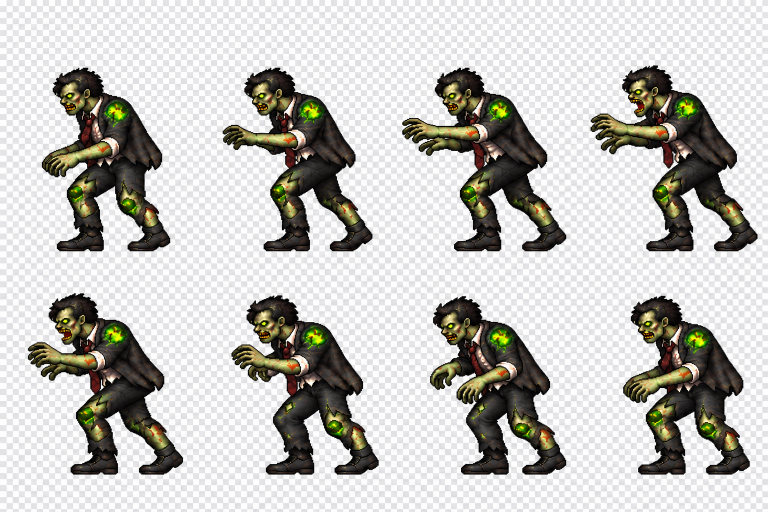
#> input picture tools/prototipo_carta/assets/caminhante_urbano_mordida_4x2_v4_raw.png, 1536 x 1024 px, found by its file name (shown at 1/2 size)
$ python -i build_runner_cycles.py   (imports and definitions only)
#> lines starting #> are read from the running program, lines starting #| are printed output that depends on the picture
"""Converte as reconstruções 4x2 em ciclos 8x1 seguros para o jogo.

O gerador deixou um halo de alfa quase invisível ao redor das figuras. A
limpeza abaixo conserva apenas pixels visíveis do ator e recompõe cada pose
numa célula com margem real, evitando que sapatos ou mãos invadam o quadro
seguinte.
"""

from __future__ import annotations

from pathlib import Path

from PIL import Image
import pygame


ROOT = Path(__file__).resolve().parents[1]
ASSETS = ROOT / "assets" / "beta4_producao"
SOURCES = ASSETS / "generated_runner_sources"
# Células mais largas acomodam a passada completa sem obrigar um quadro
# estendido a encolher. A altura corporal continua idêntica nos oito quadros.
CELL = (256, 256)
ACTOR_HEIGHT = 220


def _cell(sheet: Image.Image, column: int, row: int) -> Image.Image:
    width, height = sheet.size
    left = round(column * width / 4)
    right = round((column + 1) * width / 4)
    top = round(row * height / 2)
    bottom = round((row + 1) * height / 2)
    return sheet.crop((left, top, right, bottom))


def _clean_actor(image: Image.Image) -> Image.Image:
    image = image.convert("RGBA")
    red, green, blue, alpha = image.split()
    # O halo decorativo fica abaixo desse limiar. O contorno do pixel art é
    # opaco, portanto a silhueta não perde botas, dedos nem faixas.
    alpha = alpha.point(lambda value: value if value >= 88 else 0)
    cleaned = Image.merge("RGBA", (red, green, blue, alpha))
    # Se uma pose da linha anterior encostar matematicamente na célula atual,
    # ela ainda aparece como um componente separado. Conservamos somente a
    # silhueta corporal dominante da célula; pés e mãos legítimos permanecem
    # ligados ao ator nas reconstruções novas.
    surface = pygame.image.frombytes(cleaned.tobytes(), cleaned.size, "RGBA")
    components = pygame.mask.from_surface(surface, threshold=88).connected_components(minimum=3)
    if not components:
        raise ValueError("quadro de corredor vazio")
    main = max(components, key=lambda component: component.count())
    mask_surface = main.to_surface(
        setcolor=(255, 255, 255, 255),
        unsetcolor=(255, 255, 255, 0),
    )
    keep_alpha = Image.frombytes(
        "RGBA", cleaned.size, pygame.image.tobytes(mask_surface, "RGBA")
    ).getchannel("A")
    cleaned.putalpha(keep_alpha)
    bounds = cleaned.getbbox()
    if bounds is None:
        raise ValueError("quadro de corredor vazio")
    return cleaned.crop(bounds)


def _fit(image: Image.Image) -> Image.Image:
    actor = _clean_actor(image)
    factor = ACTOR_HEIGHT / actor.height
    size = (max(1, round(actor.width * factor)), max(1, round(actor.height * factor)))
    if size[0] > CELL[0] - 12:
        raise ValueError(
            f"passada larga demais para a célula sem alterar escala: {size[0]} px"
        )
    actor = actor.resize(size, Image.Resampling.NEAREST)
    canvas = Image.new("RGBA", CELL, (0, 0, 0, 0))
    x = (CELL[0] - actor.width) // 2
    y = CELL[1] - 13 - actor.height
    canvas.alpha_composite(actor, (x, y))
    return canvas


def _build(source_name: str, output_name: str, replacement_last: str | None = None) -> None:
#> called with output_name = 'out.png'
    source = Image.open(SOURCES / source_name).convert("RGBA")
    poses = [_cell(source, column, row) for row in range(2) for column in range(4)]
#> call 4 of _cell, with column = 3, row = 0
#> in _cell (call 4), `left = round(column * width / 4)`: left = 1152
#> in _cell (call 4), `right = round((column + 1) * width / 4)`: right = 1536
#> in _cell (call 4), `return sheet.crop((left, top, right, bottom))`:
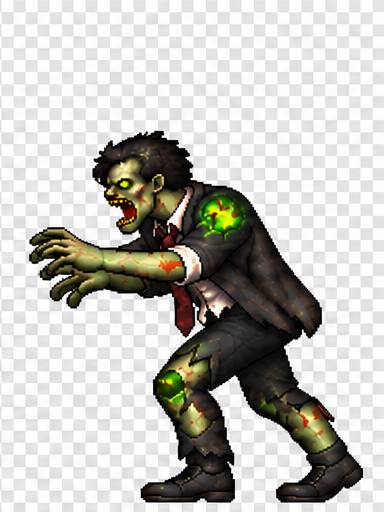
#> returned value: PIL image 384x512 RGBA; mean R, G, B, A 193.2, 191.8, 187.7, 255
#> in _cell (call 5), `left = round(column * width / 4)`: left = 0
#> in _cell (call 5), `right = round((column + 1) * width / 4)`: right = 384
#> in _cell (call 5), `top = round(row * height / 2)`: top = 512
#> in _cell (call 5), `bottom = round((row + 1) * height / 2)`: bottom = 1024
#> in _cell (call 5), `return sheet.crop((left, top, right, bottom))`:
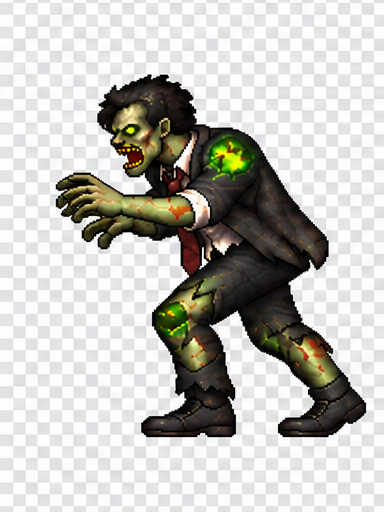
#> returned value: PIL image 384x512 RGBA; mean R, G, B, A 194.2, 192.8, 188.8, 255
#> in _cell (call 6), `left = round(column * width / 4)`: left = 384
#> in _cell (call 6), `right = round((column + 1) * width / 4)`: right = 768
#> in _cell (call 6), `return sheet.crop((left, top, right, bottom))`:
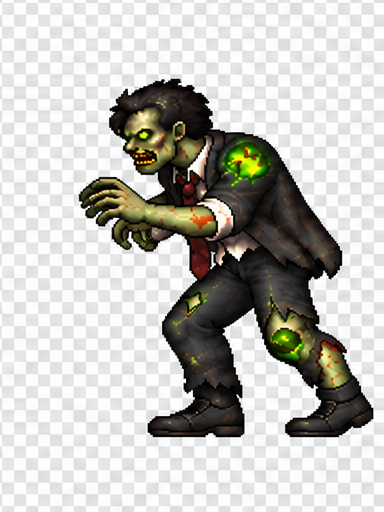
#> returned value: PIL image 384x512 RGBA; mean R, G, B, A 194, 192.7, 189.1, 255
#> in _cell (call 7), `right = round((column + 1) * width / 4)`: right = 1152
#> in _cell (call 7), `return sheet.crop((left, top, right, bottom))`:
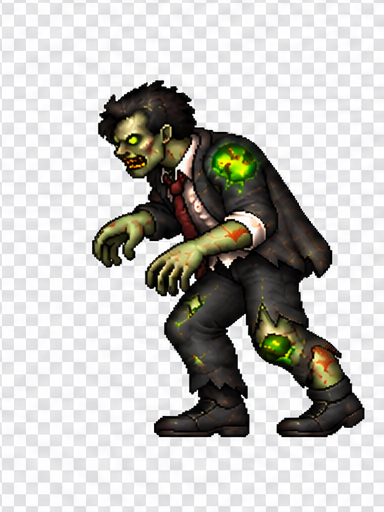
#> returned value: PIL image 384x512 RGBA; mean R, G, B, A 194.6, 193.5, 189.9, 255
#> in _cell (call 8), `right = round((column + 1) * width / 4)`: right = 1536
#> in _cell (call 8), `return sheet.crop((left, top, right, bottom))`:
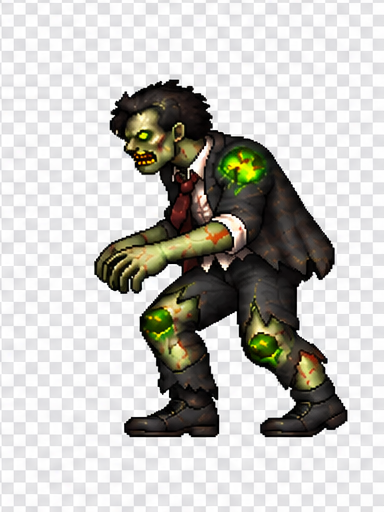
#> returned value: PIL image 384x512 RGBA; mean R, G, B, A 195.4, 194.3, 190.1, 255
#> poses = 8 items
    if replacement_last is not None:
        poses[-1] = Image.open(SOURCES / replacement_last).convert("RGBA")
    strip = Image.new("RGBA", (CELL[0] * 8, CELL[1]), (0, 0, 0, 0))
#> strip: PIL image 2048x256 RGBA; every value is 0
    for index, pose in enumerate(poses):
        strip.alpha_composite(_fit(pose), (index * CELL[0], 0))
#> this loop made 1 pass
#> pass 1, in _clean_actor, `red, green, blue, alpha = image.split()`:
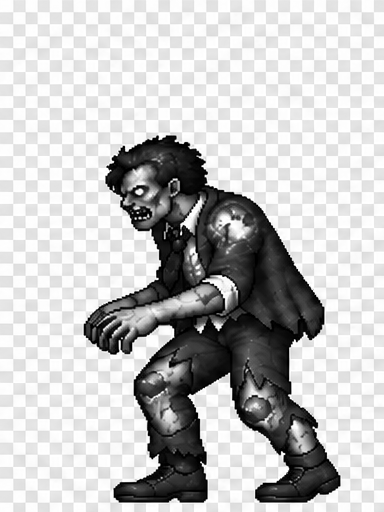
#> green: PIL image 384x512 L; min 0, max 255, mean 194.2
#> pass 1, in _clean_actor, `red, green, blue, alpha = image.split()`:
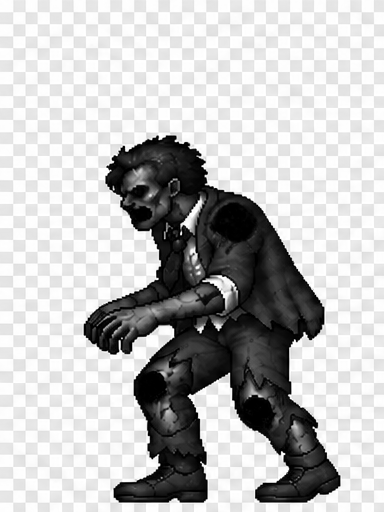
#> blue: PIL image 384x512 L; min 0, max 255, mean 189.9
    strip.save(ASSETS / output_name)


def main() -> None:
    _build(
        "city_runner_4x2_source.png",
        "corredor_cidade_corrida_8x1_v2.png",
        replacement_last="city_runner_frame8_source.png",
    )
    _build("desert_runner_4x2_source.png", "corredor_deserto_corrida_8x1_v2.png")
    _build("beach_runner_4x2_source.png", "corredor_cachoeira_corrida_8x1_v2.png")
    print("CICLOS_CORREDORES_RECONSTRUIDOS")


# [2 lines not run here, left out]

#> (the run stopped early here; a loop or call above may not have finished)
